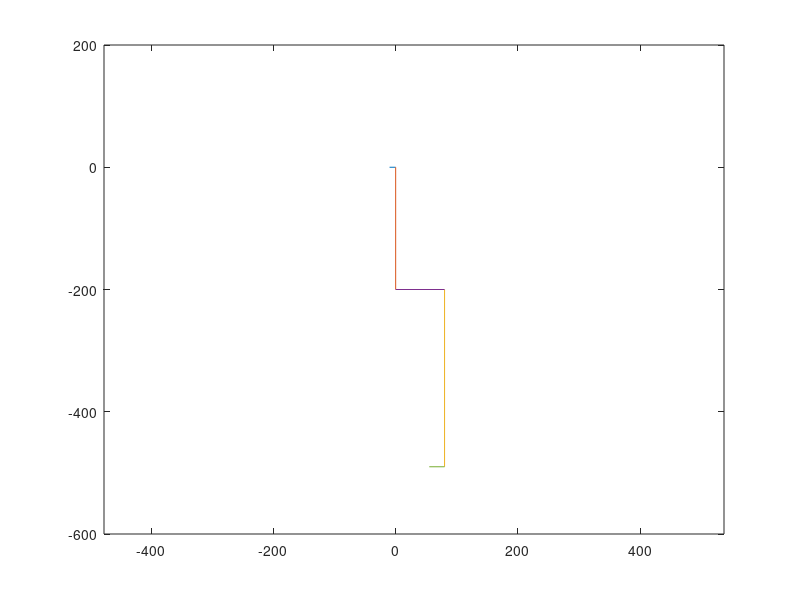

Reproduce this figure in MATLAB.
A0 = [-10, 0];
B0 = [0, 0];

A1 = [0,0];
B1 = [0, -200];

A2 = [80, 80];
B2 = [-200, -490];

A3 = [0, 80];
B3 = [-200, -200];

A4 = [55, 80];
B4 = [-490, -490];

plot(A0,B0)
hold on
plot(A1,B1)
plot(A2,B2)
plot(A3, B3)
plot(A4, B4)
ylim([-600, 200])
axis equal